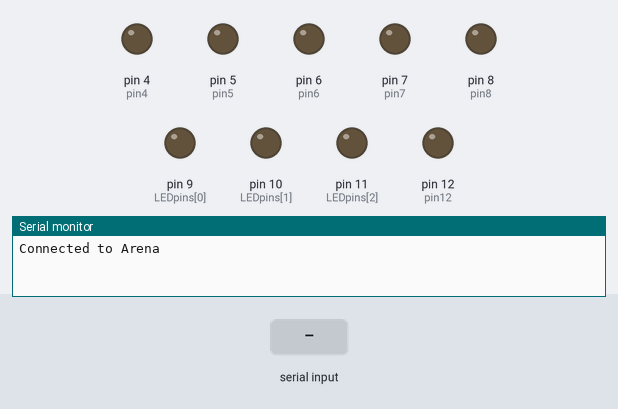
Recording of a sketch running on a simulated Arduino Uno, built with avr-gcc and run on an emulated ATmega328P. Shown: output pins drawn as LEDs (lit = HIGH), the last lines printed to the serial monitor. The test bench sets the inputs (shaded band).

Above: at 1.2 s.
1.3 s: "E" received over Serial
At 2.5 s:
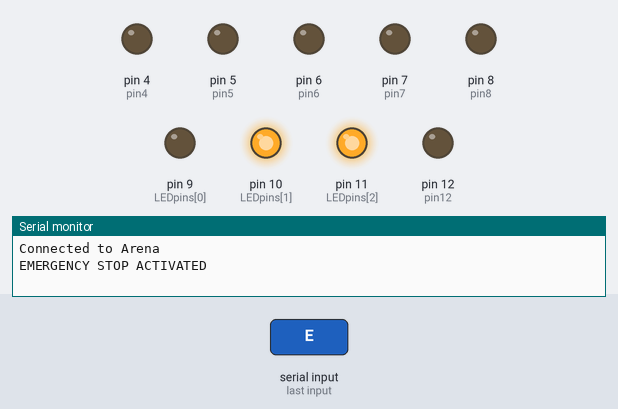
2.8 s: "R" received over Serial
At 3.6 s:
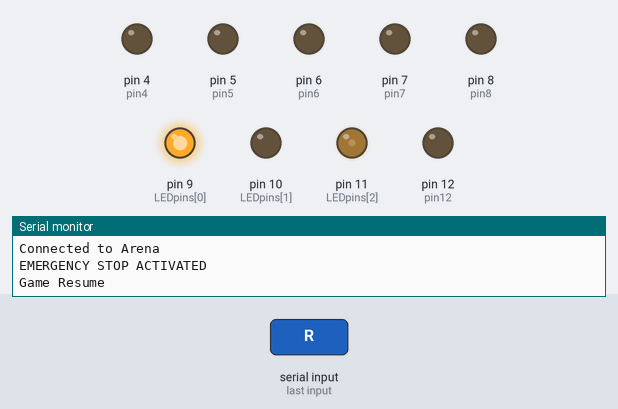
4.3 s: "0" received over Serial
At 4.8 s:
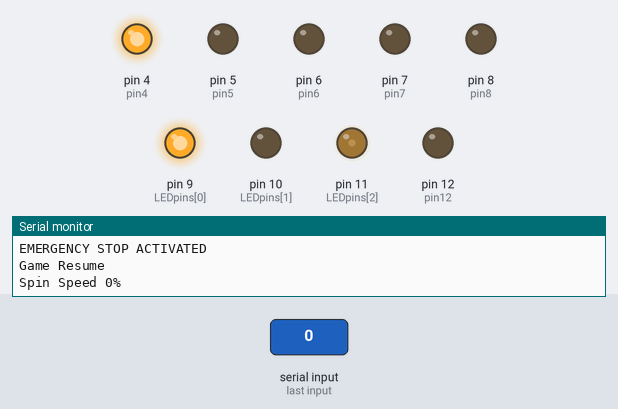
5.8 s: "1" received over Serial
At 7.0 s:
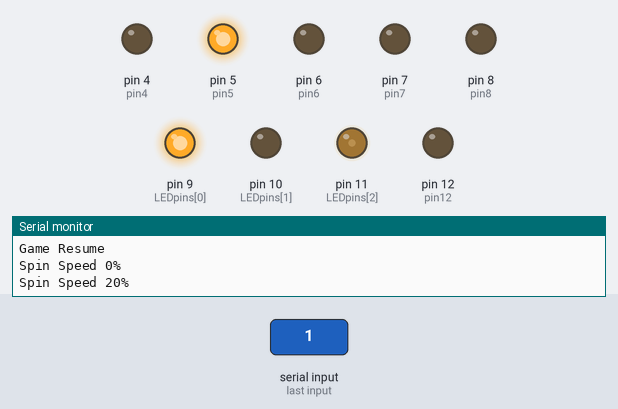
7.3 s: "2" received over Serial
At 8.3 s:
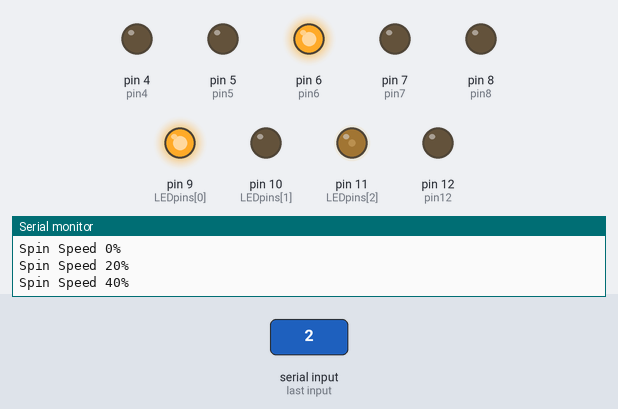
8.8 s: "3" received over Serial
At 9.4 s:
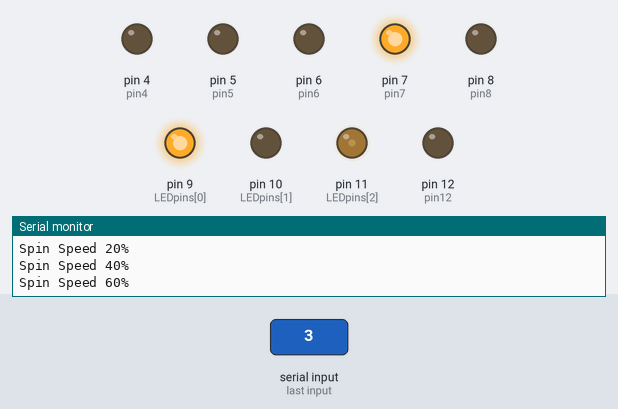
Timing chart, 0 to 11.3 s (numbered marks = the images above; inputs shaded):
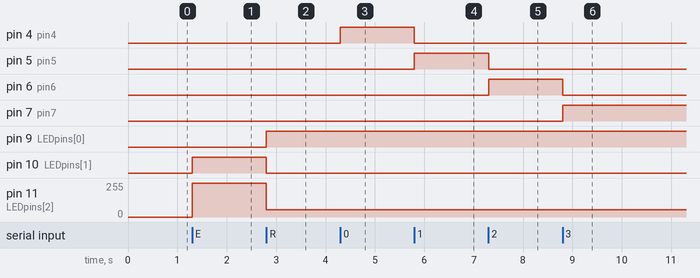

Measured:
- after the input at 1.3 s, pin 10 (LEDpins[1]): LOW → HIGH at once; pin 11 (LEDpins[2]): 0/255 → 255/255 at once
- after the input at 2.8 s, pin 9 (LEDpins[0]): LOW → HIGH at once; pin 10 (LEDpins[1]): HIGH → LOW at once; pin 11 (LEDpins[2]): 255/255 → 55/255 at once
- after the input at 4.3 s, pin 4 (pin4): LOW → HIGH at once
- after the input at 5.8 s, pin 4 (pin4): HIGH → LOW at once; pin 5 (pin5): LOW → HIGH at once
- after the input at 7.3 s, pin 5 (pin5): HIGH → LOW at once; pin 6 (pin6): LOW → HIGH at once
- after the input at 8.8 s, pin 6 (pin6): HIGH → LOW at once; pin 7 (pin7): LOW → HIGH at once

The sketch:

GUI_12.ino
```cpp
const int pin4 = 4;
const int pin5 = 5;
const int pin6 = 6;
const int pin7 = 7;
const int pin8 = 8;
const int pin12 = 12;

int pin4State = 0;
int pin5State = 0;
int pin6State = 0;
int pin7State = 0;
int pin8State = 0;
int pin12State = 0;

int LEDpins[3] = { 9, 10, 11 }; //pins used for LED control (RGB) - MUST BE PWM PINS
int redState = 0;
int greenState = 255;
int blueState = 200;
String serialInfo = "Test";

void setup() {
  // Set all pins as output
  pinMode(pin4, OUTPUT);
  pinMode(pin5, OUTPUT);
  pinMode(pin6, OUTPUT);
  pinMode(pin7, OUTPUT);
  pinMode(pin8, OUTPUT);
  pinMode(pin12, OUTPUT);

  // Set all pins to low (off)
  digitalWrite(pin4, LOW);
  digitalWrite(pin5, LOW);
  digitalWrite(pin6, LOW);
  digitalWrite(pin7, LOW);
  digitalWrite(pin8, LOW);
  digitalWrite(pin12, LOW);

  // Set up serial communication
  Serial.begin(9600);
  // Send the value over serial
  Serial.println("Connected to Arena");
}

void setLEDColour(int redLED, int greenLED, int blueLED) {
  //ensure the value between 0&255 and inverts as common annode
  redLED = 255 - constrain(redLED, 0, 255);
  greenLED = 255 - constrain(greenLED, 0, 255);
  blueLED = 255 - constrain(blueLED, 0, 255);

  //writes the values to the led
  analogWrite(LEDpins[0], redLED);
  analogWrite(LEDpins[1], greenLED);
  analogWrite(LEDpins[2], blueLED);

  //Serial.println("LED COLOUR SET");
}

void loop() {
  // Check for incoming data
  if (Serial.available() > 0) {
    // Read incoming data
    char inByte = Serial.read();

    // Emergency stop command
    if (inByte == 'E') {
      digitalWrite(pin4, LOW);
      digitalWrite(pin5, LOW);
      digitalWrite(pin6, LOW);
      digitalWrite(pin7, LOW);
      digitalWrite(pin8, LOW);
      digitalWrite(pin12, LOW);
      setLEDColour(255,0,0);
      Serial.println("EMERGENCY STOP ACTIVATED");
    }
    // Resume commmand
    else if (inByte == 'R') {
      digitalWrite(pin4, pin4State);
      digitalWrite(pin5, pin5State);
      digitalWrite(pin6, pin6State);
      digitalWrite(pin7, pin7State);
      digitalWrite(pin8, pin8State);
      digitalWrite(pin12, pin12State);
      setLEDColour(redState,greenState,blueState);
      Serial.println("Game Resume");
    }
    // Pin 4 command
    else if (inByte == '0') {
      digitalWrite(pin4, HIGH);
      digitalWrite(pin5, LOW);
      digitalWrite(pin6, LOW);
      digitalWrite(pin7, LOW);
      digitalWrite(pin8, LOW);
      digitalWrite(pin12, LOW);
      serialInfo = "Spin Speed 0%";
      Serial.println(serialInfo);

      pin4State = 1;
      pin5State = 0;
      pin6State = 0;
      pin7State = 0;
      pin8State = 0;
      pin12State = 0;

    }
    // Pin 5 command
    else if (inByte == '1') {
      digitalWrite(pin4, LOW);
      digitalWrite(pin5, HIGH);
      digitalWrite(pin6, LOW);
      digitalWrite(pin7, LOW);
      digitalWrite(pin8, LOW);
      digitalWrite(pin12, LOW);
      serialInfo = "Spin Speed 20%";
      Serial.println(serialInfo);

      pin4State = 0;
      pin5State = 1;
      pin6State = 0;
      pin7State = 0;
      pin8State = 0;
      pin12State = 0;
    }
    // Pin 6 command
    else if (inByte == '2') {
      digitalWrite(pin4, LOW);
      digitalWrite(pin5, LOW);
      digitalWrite(pin6, HIGH);
      digitalWrite(pin7, LOW);
      digitalWrite(pin8, LOW);
      digitalWrite(pin12, LOW);
      serialInfo = "Spin Speed 40%";
      Serial.println(serialInfo);

      pin4State = 0;
      pin5State = 0;
      pin6State = 1;
      pin7State = 0;
      pin8State = 0;
      pin12State = 0;
    }
    // Pin 7 command
    else if (inByte == '3') {
      digitalWrite(pin4, LOW);
      digitalWrite(pin5, LOW);
      digitalWrite(pin6, LOW);
      digitalWrite(pin7, HIGH);
      digitalWrite(pin8, LOW);
      digitalWrite(pin12, LOW);
      serialInfo = "Spin Speed 60%";
      Serial.println(serialInfo);

      pin4State = 0;
      pin5State = 0;
      pin6State = 0;
      pin7State = 1;
      pin8State = 0;
      pin12State = 0;
    }
    // Pin 8 command
    else if (inByte == '4') {
      digitalWrite(pin4, LOW);
      digitalWrite(pin5, LOW);
      digitalWrite(pin6, LOW);
      digitalWrite(pin7, LOW);
      digitalWrite(pin8, HIGH);
      digitalWrite(pin12, LOW);
      serialInfo = "Spin Speed 80%";
      Serial.println(serialInfo);

      pin4State = 0;
      pin5State = 0;
      pin6State = 0;
      pin7State = 0;
      pin8State = 1;
      pin12State = 0;
    }
    // Pin 12 command
    else if (inByte == '5') {
      digitalWrite(pin4, LOW);
      digitalWrite(pin5, LOW);
      digitalWrite(pin6, LOW);
      digitalWrite(pin7, LOW);
      digitalWrite(pin8, LOW);
      digitalWrite(pin12, HIGH);
      serialInfo = "Spin Speed 100%";
      Serial.println(serialInfo);

      pin4State = 0;
      pin5State = 0;
      pin6State = 0;
      pin7State = 0;
      pin8State = 0;
      pin12State = 1;
    }
    // Corner Trap Enable
    else if (inByte == 'C') {
      serialInfo = "Corner Trap Enabled";
      Serial.println(serialInfo);
    }
    // Corner Trap Disable
    else if (inByte == 'D') {
      serialInfo = "Corner Trap Disabled";
      Serial.println(serialInfo);
    }
    // Game Mode 1
    else if (inByte == 'M') {
      serialInfo = "Game Mode 1";
      Serial.println(serialInfo);
    }
        // Game Mode 2
    else if (inByte == 'N') {
      serialInfo = "Game Mode 2";
      Serial.println(serialInfo);
    }
        // Game Mode 3
    else if (inByte == 'O') {
      serialInfo = "Game Mode 3";
      Serial.println(serialInfo);
    }
        // Game Mode 4
    else if (inByte == 'P') {
      serialInfo = "Game Mode 4";
      Serial.println(serialInfo);
    }
        // Game Mode 5
    else if (inByte == 'Q') {
      serialInfo = "Game Mode 5";
      Serial.println(serialInfo);
    }
  }
}
```
